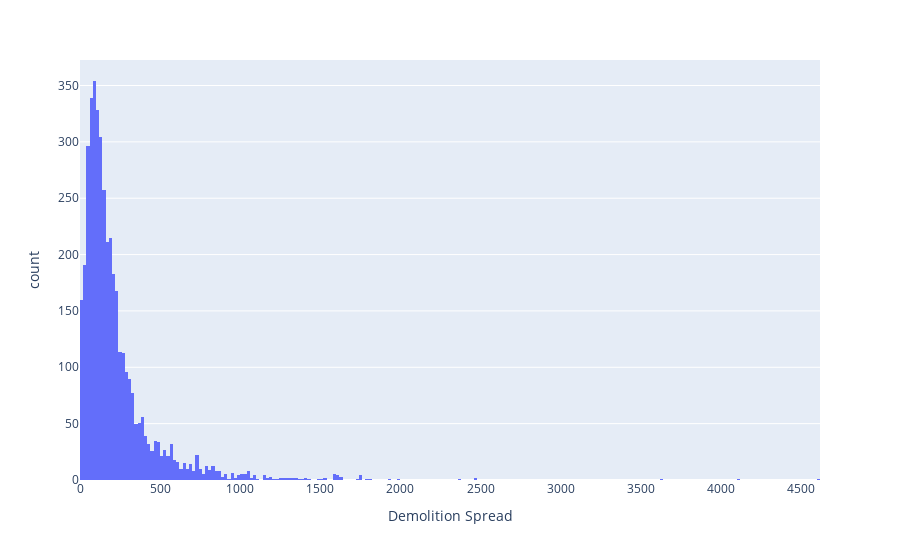
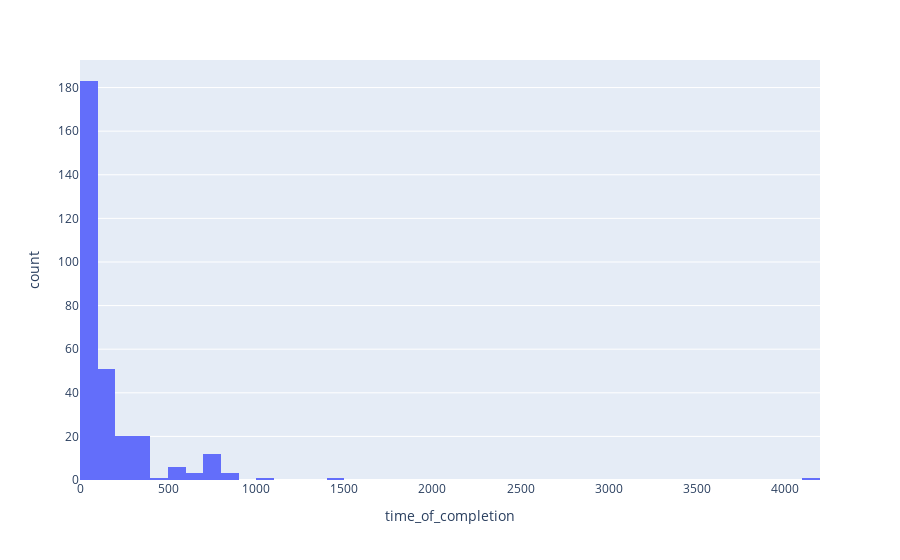
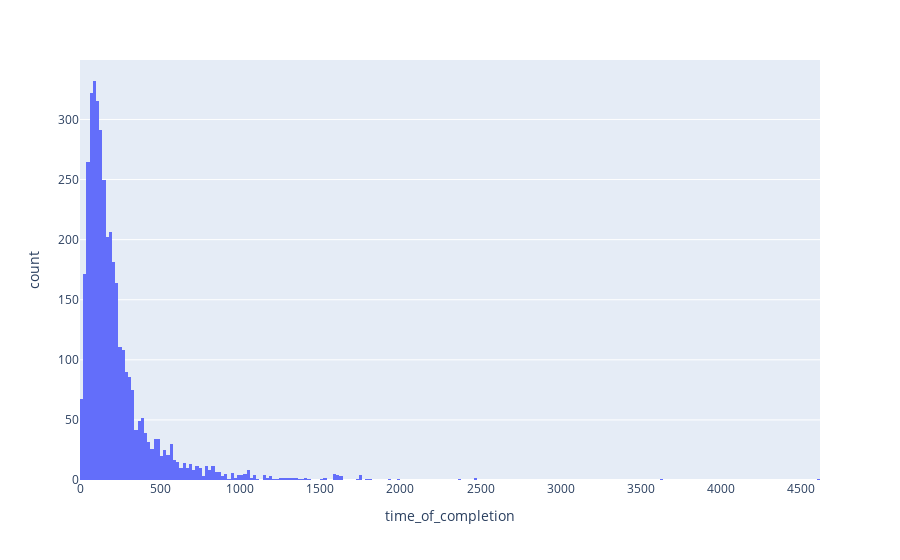

Notebook cell for these charts, in order:
### Markdown cell above
## histogram for spread of time_of_completion (demolition specific)

### Code cell
import plotly_express as px

demo =fact_owner_demo[fact_owner_demo['job_typeid'] == 'demolition']
toc_mean = demo.groupby('month_date').agg({'time_of_completion':'mean'}).reset_index()
#very weird, a lot of demolitions are completed on 0 days (160)

# a lot of outliers in time_of_completion (can be due to a discrepency in how data was collected)
# plotting each unique time_of_demolition by building (left skewed)

unique = px.histogram(demo,x='time_of_completion')
unique.update_layout(xaxis_title='Demolition Spread')
unique.show()

# being specific to affordable and private
affordh = demo[demo['ownership_id'] == 'affordable']
affordablehist = px.histogram(affordh,'time_of_completion')
affordablehist.show()

privateh = demo[demo['ownership_id'] == 'private']
privatehist = px.histogram(privateh,'time_of_completion')
privatehist.show()

#idk if this shows too much only bc private has so many more data points (maybe we do bins)

### Figure 1 — Plotly figure (JSON) as saved in the notebook; plotly's stock layout.template omitted (floating-point values rounded to 4 significant figures; data arrays with more than 128 entries replaced by an {"elided": "..."} marker saying what was removed)
{"data": [{"bingroup": "x", "hovertemplate": "time_of_completion=%{x}<br>count=%{y}<extra></extra>", "legendgroup": "", "marker": {"color": "#636efa", "pattern": {"shape": ""}}, "name": "", "orientation": "v", "showlegend": false, "type": "histogram", "x": {"elided": "4202 int values"}, "xaxis": "x", "yaxis": "y"}], "layout": {"barmode": "relative", "legend": {"tracegroupgap": 0}, "margin": {"t": 60}, "xaxis": {"anchor": "y", "domain": [0, 1], "title": {"text": "Demolition Spread"}}, "yaxis": {"anchor": "x", "domain": [0, 1], "title": {"text": "count"}}}}

### Figure 2 — Plotly figure (JSON) as saved in the notebook; plotly's stock layout.template omitted (floating-point values rounded to 4 significant figures; data arrays with more than 128 entries replaced by an {"elided": "..."} marker saying what was removed)
{"data": [{"bingroup": "x", "hovertemplate": "time_of_completion=%{x}<br>count=%{y}<extra></extra>", "legendgroup": "", "marker": {"color": "#636efa", "pattern": {"shape": ""}}, "name": "", "orientation": "v", "showlegend": false, "type": "histogram", "x": {"elided": "302 int values"}, "xaxis": "x", "yaxis": "y"}], "layout": {"barmode": "relative", "legend": {"tracegroupgap": 0}, "margin": {"t": 60}, "xaxis": {"anchor": "y", "domain": [0, 1], "title": {"text": "time_of_completion"}}, "yaxis": {"anchor": "x", "domain": [0, 1], "title": {"text": "count"}}}}

### Figure 3 — Plotly figure (JSON) as saved in the notebook; plotly's stock layout.template omitted (floating-point values rounded to 4 significant figures; data arrays with more than 128 entries replaced by an {"elided": "..."} marker saying what was removed)
{"data": [{"bingroup": "x", "hovertemplate": "time_of_completion=%{x}<br>count=%{y}<extra></extra>", "legendgroup": "", "marker": {"color": "#636efa", "pattern": {"shape": ""}}, "name": "", "orientation": "v", "showlegend": false, "type": "histogram", "x": {"elided": "3900 int values"}, "xaxis": "x", "yaxis": "y"}], "layout": {"barmode": "relative", "legend": {"tracegroupgap": 0}, "margin": {"t": 60}, "xaxis": {"anchor": "y", "domain": [0, 1], "title": {"text": "time_of_completion"}}, "yaxis": {"anchor": "x", "domain": [0, 1], "title": {"text": "count"}}}}
